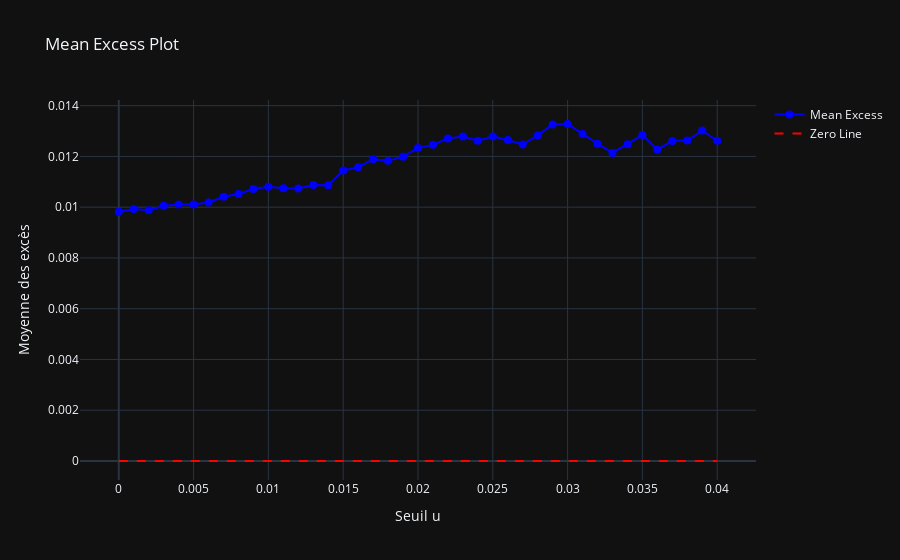

Notebook code for this chart:
### Markdown cell above
# VaR TVE : Approche Peak over threshold

### Code cell
print("Mean Residual Life plot")
result["mrlplot"]

### Figure 1 — Plotly figure (JSON) as saved in the notebook; plotly's stock layout.template omitted (floating-point values rounded to 4 significant figures)
{"data": [{"marker": {"color": "blue", "size": 8}, "mode": "markers+lines", "name": "Mean Excess", "type": "scatter", "x": [0, 0.001, 0.002, 0.003, 0.004, 0.005, 0.006, 0.007, 0.008, 0.009, 0.01, 0.011, 0.012, 0.013, 0.014, 0.015, 0.016, 0.017, 0.018, 0.019, 0.02, 0.021, 0.022, 0.023, 0.024, 0.025, 0.026, 0.027, 0.028, 0.029, 0.03, 0.031, 0.032, 0.033, 0.034, 0.035, 0.036, 0.037, 0.038, 0.039, 0.04], "y": [0.009822, 0.009927, 0.009876, 0.01006, 0.01011, 0.0101, 0.01019, 0.01041, 0.01052, 0.01072, 0.01081, 0.01075, 0.01073, 0.01088, 0.01086, 0.01145, 0.01157, 0.01189, 0.01183, 0.01199, 0.01233, 0.01246, 0.0127, 0.01278, 0.01262, 0.01278, 0.01265, 0.01247, 0.01283, 0.01326, 0.01328, 0.01288, 0.0125, 0.01214, 0.01248, 0.01284, 0.01227, 0.01261, 0.01263, 0.01302, 0.01262]}, {"line": {"color": "red", "dash": "dash"}, "mode": "lines", "name": "Zero Line", "type": "scatter", "x": [0, 0.04], "y": [0, 0]}], "layout": {"plot_bgcolor": "rgba(0, 0, 0, 0)", "showlegend": true, "title": {"text": "Mean Excess Plot"}, "xaxis": {"showgrid": true, "title": {"text": "Seuil u"}}, "yaxis": {"showgrid": true, "title": {"text": "Moyenne des excès"}}}}
